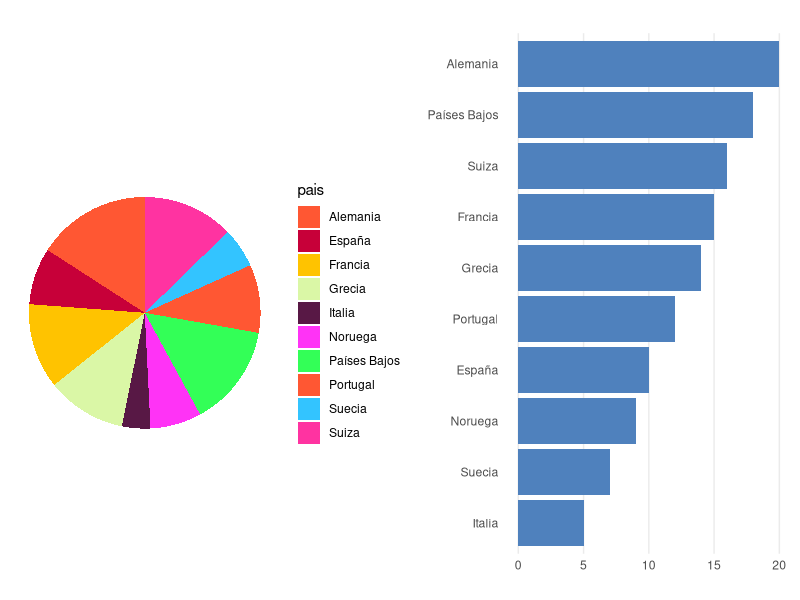

R code for this plot:
## ---- chunk 1
#| label: fig-tarta-vs-barras
#| fig-cap: "Comparación entre un gráfico de tareas mal diseñado y su alternativa como gráfico de barras"

library(ggplot2)
library(gridExtra)

# Crear un conjunto de datos con diez categorías
data <- data.frame(
  pais = c("España", "Francia", "Alemania", "Italia", "Portugal", "Países Bajos", 
                "Suecia", "Noruega", "Grecia", "Suiza"),
  valor = c(10, 15, 20, 5, 12, 18, 7, 9, 14, 16)
)

# Colores chillones para el gráfico de tarta
colores_chillones <- c("#FF5733", "#C70039", "#FFC300", "#DAF7A6", "#581845", "#FF33F6", "#33FF57", "#FF5733", "#33C4FF", "#FF33A1")

# Gráfico de tarta con colores llamativos
grafico_tarta <- ggplot(data, aes(x = "", y = valor, fill = pais)) +
  geom_bar(stat = "identity", width = 1) +
  coord_polar("y") +
  scale_fill_manual(values = colores_chillones) +
  labs(title = "") +
  theme(legend.position = "bottom") +
  theme_void()

# Gráfico de barras horizontal en azul claro
grafico_barras <- ggplot(data, aes(x = reorder(pais, valor), y = valor)) +
  geom_bar(stat = "identity", fill = "#4F81BD") +
  coord_flip() +
  labs(title = "", x="", y="") +
  theme_minimal() +
  theme(panel.grid.major.y = element_blank(),
        panel.grid.minor.y = element_blank(),
        panel.grid.minor.x = element_blank())

# Mostrar ambos gráficos en una sola figura
grid.arrange(grafico_tarta, grafico_barras, ncol = 2)
